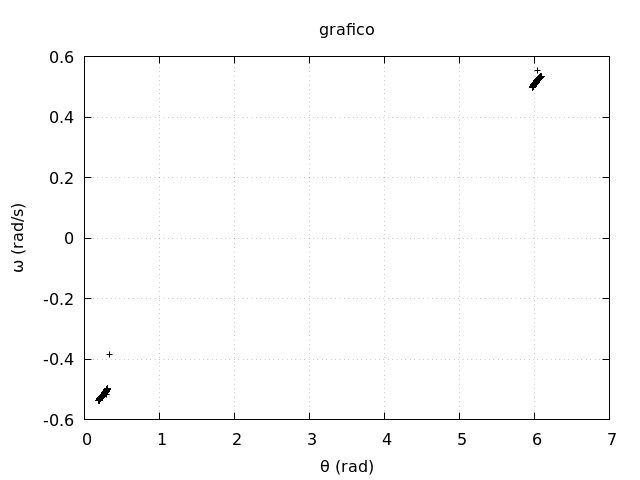

The gnuplot source for this figure:
set terminal pngcairo size 640, 480
set output "tarefa-7-graf-5-12558547.png"
reset

set xlabel "θ (rad)"
set ylabel "{/Symbol w} (rad/s)"
set title "grafico"
set grid

set style line 1 lc rgb 'black' ps 1 pt 1

plot 'tarefa-7-saida-1-12558547.dat' using 1:2 with points ls 1 notitle
